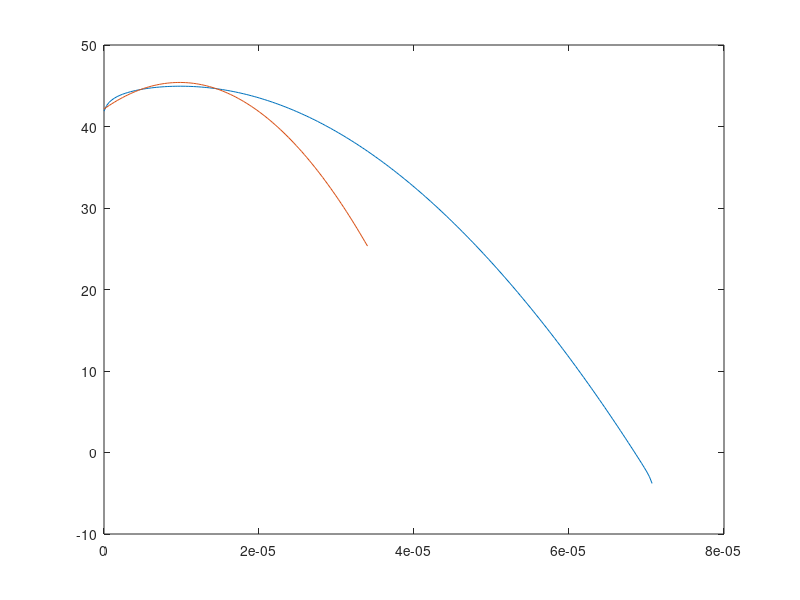
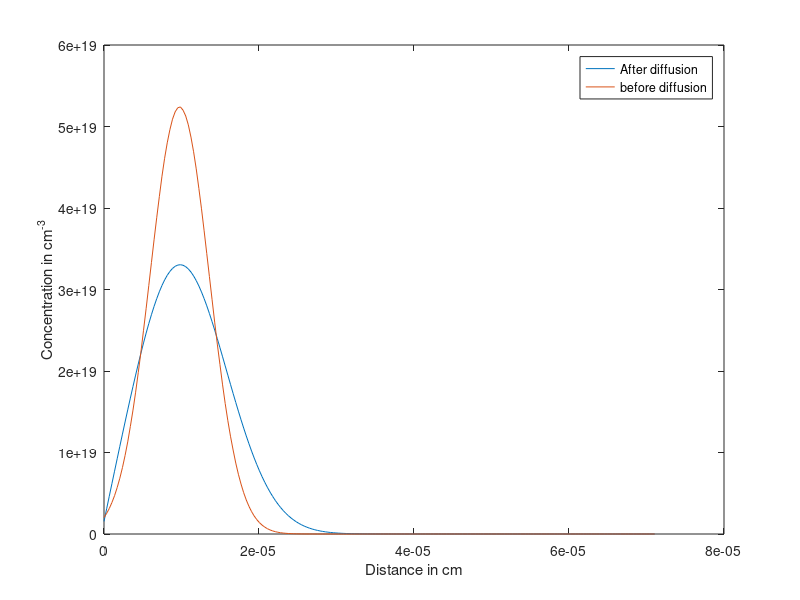
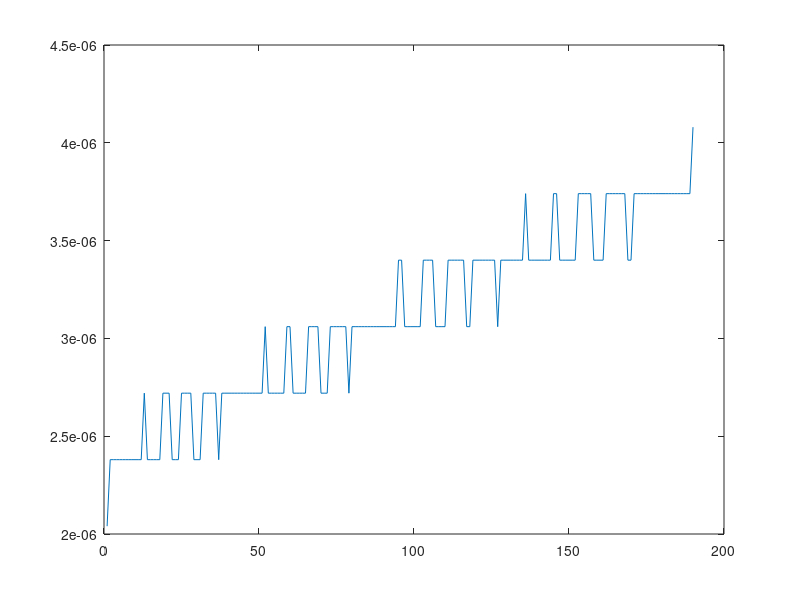

MATLAB code to generate these figures, in order:
clear
load('Q4_values.mat')
x = x*10^-4
plot (x,log(N))
conc = 1e17
[a ,dum] = min(abs(N- conc))
%D = 10^-4
h = (x(5) - x(4))
T =1027 + 273;
D0 = 10.5;
k = 1.38E-23/1.6E-19;
D = D0*exp(-(3.69)/(k*T))
p = h*h/(2*D)
itr_x = 210


n_old = zeros (itr_x)
n_old(1:101) = N
n_old = n_old(:,1)
for i = length(N) +1:itr_x
    x(i) = x(i-1) +h
    N(i) = 0
end
for i= 2:itr_x-1
    A(i,i-1)= 1/(h*h);
    A(i,i)  = -1*(2/(h*h) + 1/(D*p));
    A(i,i+1)= 1/(h*h);
end
 A(1,1) =  -1*(2/(h*h) + 1/(D*p));
 A(1,2) =  1/(h*h)
 A(itr_x,itr_x) =1;
  A(itr_x,itr_x) =1;
  
 A_inverse = A^-1;
 dum = 0
while (true)
    dum = dum + 1;
    B_new = -n_old/(D*p);
    n_new = A_inverse * B_new;
    n_old = n_new;
    [a ,pointA] = min(abs(n_new- conc));
    [b,pointB] = min(abs(n_new- (conc/10)));
    aa(dum) = abs(pointA- pointB)*h
    if (abs(pointA- pointB)*h > 40*10^-7)
        break
    end
end
thermal_bud =  D*dum*p
time_taken = dum*p
figure(1)
plot(x,log(n_old),x,log(N))
figure(2)
plot(x,n_old,x,(N))
legend('After diffusion','before diffusion')
xlabel('Distance in cm')
ylabel('Concentration in cm^{-3}')
figure(66)
plot(aa)
    


